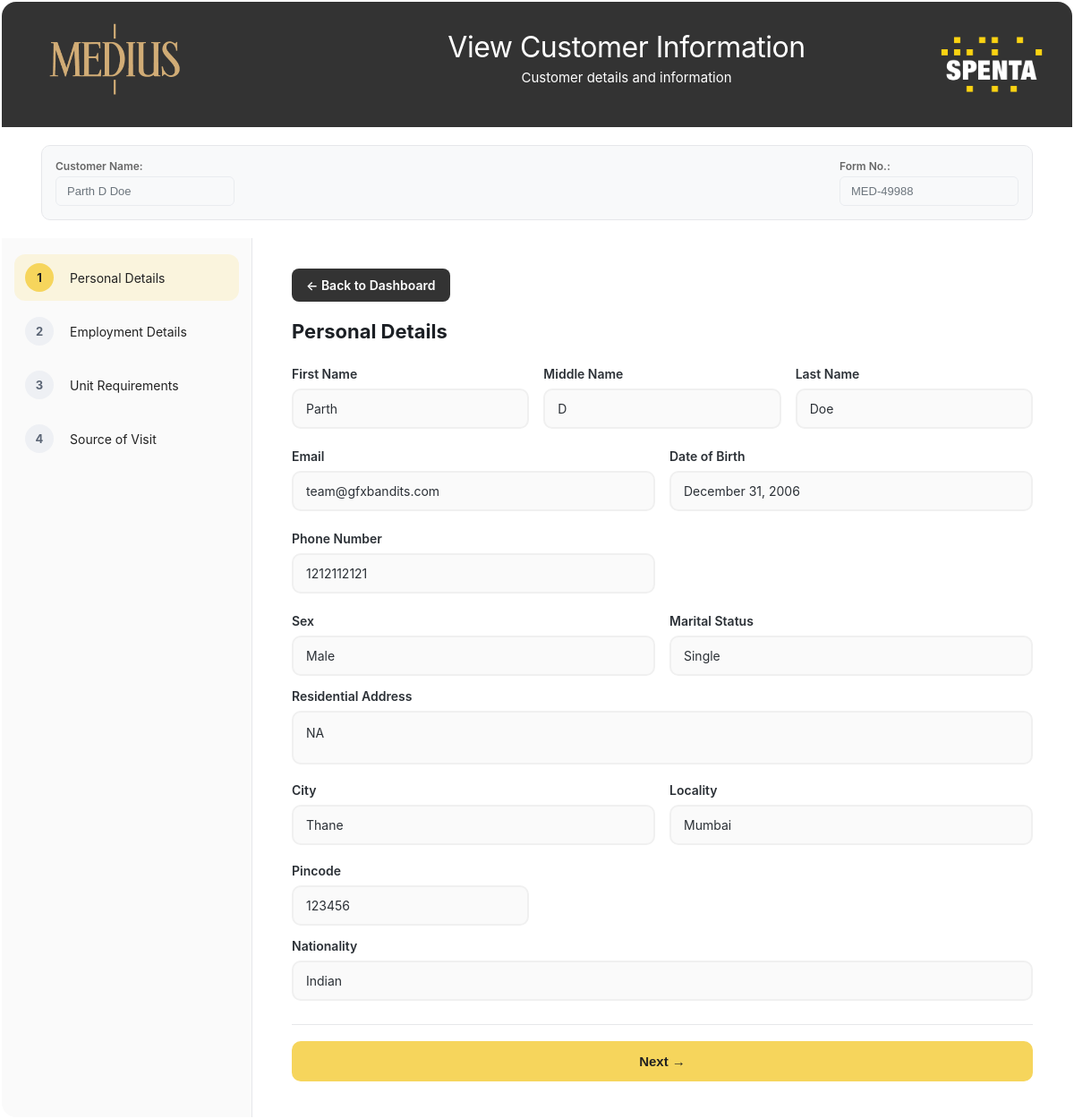
The page /customer/40/edit/ on the database its author committed.
### customer_enquiry/models.py (models this page shows, shortened)
class Project(models.Model):
    project_logo = models.ImageField(
        upload_to='project_logos/',
        blank=True,
        null=True,
        help_text="Upload project logo image"
    )
    project_qr_code = models.ImageField(
        upload_to='project_qr_codes/',
        blank=True,
        null=True,
        help_text="Upload project QR code image"
    )
    project_name = models.CharField(
        max_length=200,
        help_text="Name of the project (e.g., Altavista, Ornata)"
    )
    site_name = models.CharField(
        max_length=200,
        help_text="Site/Location name (e.g., Mumbai, Tardeo)"
    )
    address = models.TextField(
        blank=True,
        default='',
        help_text="Complete project address"
    )
    maharera_no = models.CharField(
        max_length=50,
        help_text="MahaRERA Registration Number (e.g., P51900053358)"
    )
    company_name = models.CharField(
        max_length=200,
        help_text="Builder/Developer company name (e.g., Heston Builders Pvt. Ltd.)"
    )
    project_prefix = models.CharField(
        max_length=10,
        blank=True,
        default='',
        help_text="Short alphabetic prefix (e.g., ALT, ORN, MED)"
    )
    form_number = models.CharField(
        max_length=20,
        unique=True,
        blank=True,
        help_text="Auto-generated form number (e.g., ALT-12345, ORN-67890)"
    )
    is_active = models.BooleanField(
        default=True,
        help_text="Whether this project is currently active/available"
    )
    created_at = models.DateTimeField(auto_now_add=True)
    updated_at = models.DateTimeField(auto_now=True)
    objects = ProjectManager()
    class Meta:
        db_table = 'projects'
        ordering = ['project_name']
        verbose_name = 'Project'
        verbose_name_plural = 'Projects'

class Customer(models.Model):
    NATIONALITY_CHOICES = [
        ('indian', 'Indian'),
        ('nri', 'NRI'),
        ('pio', 'PIO'),
        ('oci', 'OCI'),
    ]
    EMPLOYMENT_CHOICES = [
        ('salaried', 'Salaried'),
        ('business', 'Business'),
        ('professional', 'Professional'),
        ('retired', 'Retired'),
        ('homemaker', 'Homemaker'),
        ('other', 'Other'),  # NEW OPTION ADDED
    ]
    SEX_CHOICES = [
        ('male', 'Male'),
        ('female', 'Female'),
        ('other', 'Other'),
    ]
    MARITAL_STATUS_CHOICES = [
        ('single', 'Single'),
        ('married', 'Married'),
        ('divorced', 'Divorced'),
        ('widowed', 'Widowed'),
        ('other', 'Other'),
    ]
    CONFIGURATION_CHOICES = [
        ('1bhk', '1 BHK'),
        ('1.5bhk', '1.5 BHK'),
        ('2bhk', '2 BHK'),
        ('2.5bhk', '2.5 BHK'),
        ('3bhk', '3 BHK'),
        ('3.5bhk', '3.5 BHK'),
        ('4bhk', '4 BHK'),
        ('duplex', 'Duplex'),
        ('other_config', 'Other'),
    ]
    BUDGET_CHOICES = [
        ('less_than_1cr', 'Less than 1 Cr.'),
        ('1cr_to_2cr', '1 Cr. to 2 Cr.'),
        ('2cr_to_4cr', '2 Cr. to 4 Cr.'),
        ('4cr_to_6cr', '4 Cr. to 6 Cr.'),
        ('more_than_6cr', 'More than 6 Cr.'),
    ]
    CONSTRUCTION_STATUS_CHOICES = [
        ('under_construction', 'Under Construction (>1 yr)'),
        ('near_completion', 'Near Completion (<1 yr)'),
        ('ready_possession', 'Ready Possession'),
    ]
    PURPOSE_CHOICES = [
        ('personal_use', 'Personal Use'),
        ('investment', 'Investment'),
        ('second_home', 'Second Home'),
        ('gift', 'Gift'),
        ('other', 'Other'),
    ]
    form_number = models.CharField(
        max_length=20,
        unique=True,
        help_text="Auto-generated form number"
    )
    form_date = models.DateField(default=timezone.now)
    first_name = models.CharField(max_length=100)
    middle_name = models.CharField(max_length=100, blank=True)
    last_name = models.CharField(max_length=100)
    email = models.EmailField(validators=[EmailValidator()])
    phone_number = models.CharField(
        max_length=10,
        validators=[RegexValidator(
            regex=r'^\d{10}$',
            message='Phone number must be 10 digits'
        )],
        blank=True,
        null=True,
        help_text="10-digit phone number"
    )
    sex = models.CharField(
        max_length=10,
        choices=SEX_CHOICES,
        blank=True,
        help_text="Gender/Sex of the customer"
    )
    marital_status = models.CharField(
        max_length=15,
        choices=MARITAL_STATUS_CHOICES,
        blank=True,
        help_text="Marital status of the customer"
    )
    date_of_birth = models.DateField(blank=True, null=True)
    residential_address = models.TextField(blank=True)
    city = models.CharField(max_length=100)
    locality = models.CharField(max_length=100)
    pincode = models.CharField(
        max_length=6,
        validators=[RegexValidator(
            regex=r'^\d{6}$',
            message='Pincode must be 6 digits'
        )]
    )
    nationality = models.CharField(
        max_length=10,
        choices=NATIONALITY_CHOICES
    )
    employment_type = models.CharField(
        max_length=15,
        choices=EMPLOYMENT_CHOICES
    )
    company_name = models.CharField(max_length=200, blank=True)
    designation = models.CharField(max_length=100, blank=True)
    industry = models.CharField(max_length=100, blank=True)
    configuration = models.CharField(
        max_length=15,  # Increased length to accommodate new options
        choices=CONFIGURATION_CHOICES
    )
    budget = models.CharField(
        max_length=20,  # Increased length for new budget ranges
        choices=BUDGET_CHOICES
    )
    construction_status = models.CharField(
        max_length=20,
        choices=CONSTRUCTION_STATUS_CHOICES
    )
    purpose_of_buying = models.CharField(
        max_length=15,
        choices=PURPOSE_CHOICES
    )
    source_details = models.TextField(
        blank=True,
        help_text="Additional details for Newspaper Ad, Social Media, Exhibition, or Property Portal"
    )
    created_at = models.DateTimeField(auto_now_add=True)
    updated_at = models.DateTimeField(auto_now=True)
    class Meta:
        db_table = 'customers'
        ordering = ['-created_at']
        verbose_name = 'Customer'
        verbose_name_plural = 'Customers'
    def get_full_name(self):
        if self.middle_name:
            return f"{self.first_name} {self.middle_name} {self.last_name}"
        return f"{self.first_name} {self.last_name}"

### customer_enquiry/views.py (the view)
# urls.py: path('customer/<int:pk>/edit/', views.edit_customer, name='edit_customer'),
def edit_customer(request, pk):
    customer = get_object_or_404(Customer, pk=pk)
    if request.method == 'POST':
        messages.info(request, 'This form is view-only. Customer information cannot be edited.')
        return redirect('customer_enquiry:edit_customer', pk=pk)
    current_sources = list(customer.sources.values_list('source_type', flat=True))
    try:
        channel_partner = customer.channel_partner
    except ChannelPartner.DoesNotExist:
        channel_partner = None
    try:
        referral = customer.referral
    except Referral.DoesNotExist:
        referral = None
    project_data = None
    if customer.form_number:
        try:
            form_parts = customer.form_number.split('-')
            found_project = None
            if len(form_parts) >= 3:
                compound_prefix = f"{form_parts[0]}-{form_parts[1]}"
                found_project = Project.objects.filter(
                    project_prefix__iexact=compound_prefix,
                    is_active=True
                ).first()
                if not found_project:
                    simple_prefix = form_parts[0]
                    found_project = Project.objects.filter(
                        project_prefix__iexact=simple_prefix,
                        is_active=True
                    ).first()
            else:
                prefix = form_parts[0] if len(form_parts) > 1 else customer.form_number[:3]
                found_project = Project.objects.filter(
                    project_prefix__iexact=prefix,
                    is_active=True
                ).first()
            if found_project:
                project_data = {
                    'code': found_project.form_number,
                    'name': found_project.project_name,
                    'location': found_project.site_name,
                    'address': found_project.address,
                    'company_name': found_project.company_name,
                    'maharera_no': found_project.maharera_no,
                    'logo': str(found_project.project_logo) if found_project.project_logo else None,
                    'prefix': found_project.project_prefix
                }
        except Exception:
            project_data = None
    context = {
        'customer': customer,
        'current_sources': current_sources,
        'channel_partner': channel_partner,
        'referral': referral,
        'view_only': True,  # Flag to indicate this is view-only mode
        'selected_property': project_data,
    }
    return render(request, 'edit_customer.html', context)

### customer_enquiry/templates/edit_customer.html (shortened to what this page needs)
{% load static %}
<!DOCTYPE html>
<html lang="en">
<head>
</head>
<body>
    <div class="card">
        <header class="header">
            <div class="brand-row">
                <div class="project-logo">
                    {% if selected_property and selected_property.logo %}
                        <img src="/media/{{ selected_property.logo }}" alt="{{ selected_property.name }} Logo" onerror="this.style.display='none';">
                    {% endif %}
                </div>
                <div class="header-text">
                    <div class="title">View Customer Information</div>
                    <div class="subtitle">Customer details and information</div>
                </div>
            </div>
            <div class="dec">
                <img src="{% static 'media/spenta_white.png' %}" alt="Spenta Logo" onerror="this.style.display='none';">
            </div>
        </header>
        <div class="form-header">
            <div>
                <label>Customer Name:</label>
                <input type="text" value="{{ customer.get_full_name }}" readonly>
            </div>
            <div>
                <label>Form No.:</label>
                <input type="text" value="{{ customer.form_number }}" readonly class="form-number-input">
            </div>
        </div>
        <div class="main">
            <aside class="steps">
                <div class="steps-wrap" id="stepList">
                    <div class="step active" data-step="1">
                        <div class="badge">1</div>
                        <div class="label">Personal Details</div>
                    </div>
                    <div class="step" data-step="2">
                        <div class="badge">2</div>
                        <div class="label">Employment Details</div>
                    </div>
                    <div class="step" data-step="3">
                        <div class="badge">3</div>
                        <div class="label">Unit Requirements</div>
                    </div>
                    <div class="step" data-step="4">
                        <div class="badge">4</div>
                        <div class="label">Source of Visit</div>
                    </div>
                </div>
            </aside>
            <section class="form">
                <a href="{% url 'customer_enquiry:dashboard' %}" class="back-btn">← Back to Dashboard</a>
                    <div class="section active" data-step="1">
                        <h3>Personal Details</h3>
                        <div class="grid cols-3">
                            <div>
                                <label>First Name</label>
                                <div class="field-display">{{ customer.first_name|default:"Not provided" }}</div>
                            </div>
                            <div>
                                <label>Middle Name</label>
                                <div class="field-display">{{ customer.middle_name|default:"Not provided" }}</div>
                            </div>
                            <div>
                                <label>Last Name</label>
                                <div class="field-display">{{ customer.last_name|default:"Not provided" }}</div>
                            </div>
                        </div>
                        <div class="grid cols-2" style="margin-top:14px">
                            <div>
                                <label>Email</label>
                                <div class="field-display">{{ customer.email|default:"Not provided" }}</div>
                            </div>
                            <div>
                                <label>Date of Birth</label>
                                <div class="field-display">{{ customer.date_of_birth|date:"F d, Y"|default:"Not provided" }}</div>
                            </div>
                        </div>
                        <div class="grid cols-2" style="margin-top:14px">
                            <div>
                                <label>Phone Number</label>
                                <div class="field-display">{{ customer.phone_number|default:"Not provided" }}</div>
                            </div>
                            <div>
                            </div>
                        </div>
                        <div class="grid cols-2" style="margin-top:14px">
                            <div>
                                <label>Sex</label>
                                <div class="field-display">{% if customer.sex == 'male' %}Male{% elif customer.sex == 'female' %}Female{% elif customer.sex == 'other' %}Other{% else %}Not provided{% endif %}</div>
                            </div>
                            <div>
                                <label>Marital Status</label>
                                <div class="field-display">{% if customer.marital_status == 'single' %}Single{% elif customer.marital_status == 'married' %}Married{% elif customer.marital_status == 'other' %}Other{% else %}Not provided{% endif %}</div>
                            </div>
                        </div>
                        <label style="margin-top:14px">Residential Address</label>
                        <div class="field-display address-display">{{ customer.residential_address|default:"Not provided" }}</div>
                        <div class="grid cols-2" style="margin-top:12px">
                            <div>
                                <label>City</label>
                                <div class="field-display">{{ customer.city|default:"Not provided" }}</div>
                            </div>
                            <div>
                                <label>Locality</label>
                                <div class="field-display">{{ customer.locality|default:"Not provided" }}</div>
                            </div>
                        </div>
                        <div class="grid cols-3" style="margin-top:12px">
                            <div>
                                <label>Pincode</label>
                                <div class="field-display">{{ customer.pincode|default:"Not provided" }}</div>
                            </div>
                        </div>
                        <label style="margin-top:14px">Nationality</label>
                        <div class="field-display">{% if customer.nationality == 'indian' %}Indian{% elif customer.nationality == 'nri' %}NRI{% elif customer.nationality == 'pio' %}PIO{% elif customer.nationality == 'oci' %}OCI{% else %}Not provided{% endif %}</div>
                    </div>
                    <div class="actions">
                        <button type="button" class="btn" id="nextBtn">Next →</button>
                    </div>
            </section>
        </div>
    </div>
</body>
</html>

### rows shown on the page
Project: name (picture)
Customer: get_full_name "Parth D Doe", form_number "MED-49988", first_name "Parth", middle_name "D", last_name "Doe", email "team@gfxbandits.com", date_of_birth "December 31, 2006", phone_number "1212112121", residential_address "NA", city "Thane", locality "Mumbai", pincode "123456"
